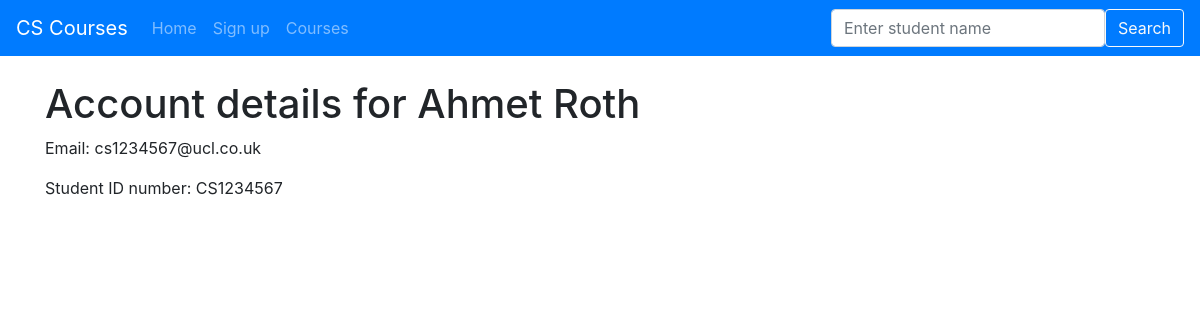
/student/Ahmet Roth, run on the app's committed database.
### app/models.py (models this page shows, shortened)
class Student(db.Model):
    id = db.Column(db.Integer, primary_key=True)
    student_ref = db.Column(db.Integer, nullable=False, unique=True)
    name = db.Column(db.Text, nullable=False)
    email = db.Column(db.Text)
    password = db.Column(db.Text)
    grades = db.relationship('Grade', backref='students')

### app/main/routes.py (the view)
@bp_main.route('/student/<name>')
def show_student(name):
    user = Student.query.filter_by(name=name).first_or_404(description='There is no user {}'.format(name))
    return render_template('show_student.html', user=user)

### app/templates/show_student.html (shortened to what this page needs)
{% extends "base.html" %}
{% block content %}
<h1>Account details for {{ user.name }}</h1>
<p>Email: {{ user.email }}</p>
<p>Student ID number: {{ user.student_ref }}</p>
{% endblock %}

### data on the page
Student: name "Ahmet Roth", email "cs1234567@ucl.co.uk", student_ref "CS1234567"
